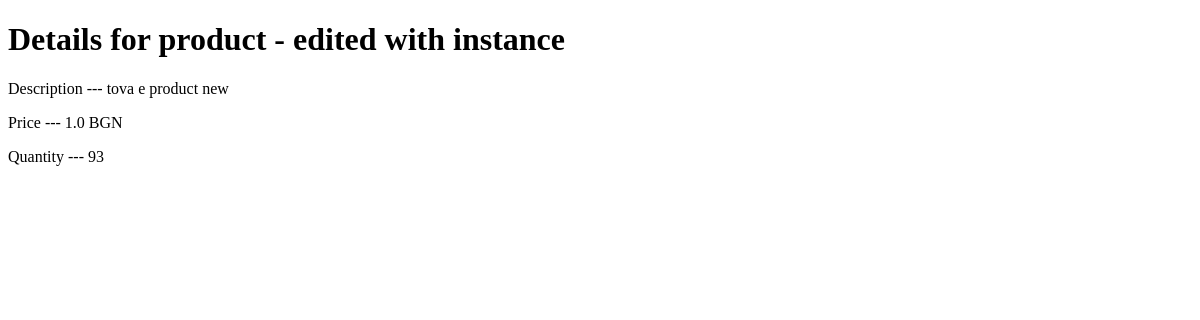
Page /shop/detail/product/1/ (signed in) on the earlier database version.
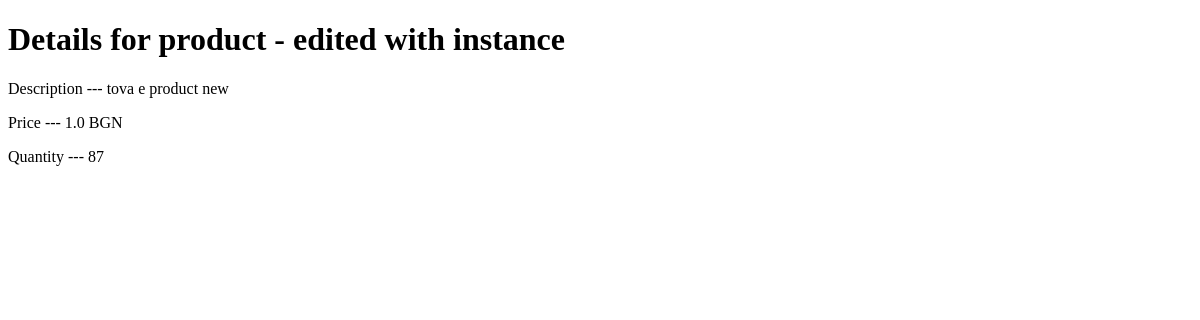
Same page on the later database version.
### shop/models.py (models this page shows, shortened)
class Product(models.Model):
    user = models.ForeignKey(User, on_delete=models.CASCADE)
    product_stripe_id = models.CharField(max_length=200, null=True)
    price_stripe_id = models.CharField(max_length=200, null=True)
    name = models.CharField(max_length=200)
    description = models.CharField(max_length=2000)
    price = models.FloatField(default=0)
    currency = models.CharField(max_length=200)
    total_quantity = models.IntegerField(default=0)

### shop/views.py (the view, shortened to what this page needs)
# urls.py: path("detail/product/<int:product_id>/", views.detail_product, name="detail_product"),
def detail_product(request, product_id):
    user = get_session_user(request)
    check_stripe_id(user)
    product = get_object_or_404(Product, id=product_id)
    if product.user_id == user.id:
        can_pay = None
    else:
        can_pay = True
    form = BuyProductsForm(request.POST or None, product=product, user=user)
    return render(request, "shop/detail_product.html", {"product": product, "can_pay": can_pay, "form": form})

### shop/views.py (called while the page is built)
def get_session_user(request):
    user_id = request.session.get("user_id")
    if not user_id:
        raise ValueError("You are not logged or don't have permission")
    else:
        user = User.objects.get(pk=user_id)
        return user

def check_stripe_id(user):
    try:
        stripe_data = StripeData.objects.get(user=user)
        n = stripe.Account.retrieve(stripe_data.stripe_id, STRIPE_SECRET_KEY)
        stripe_id = n.id
    except Exception:
        stripe_id = None
    return stripe_id

### shop/templates/shop/detail_product.html (shortened to what this page needs)
{% extends "base.html" %}
{% block content %}
<h1>Details for {{ product.name }}</h1>
<p>Description --- {{product.description}}</p>
<p>Price --- {{product.price}} {{product.currency}}</p>
<p>Quantity --- {{product.total_quantity}}</p>
{% endblock content %}

Differences in the rows shown:
changed Product "product - edited with instance": total_quantity "93" → "87"
